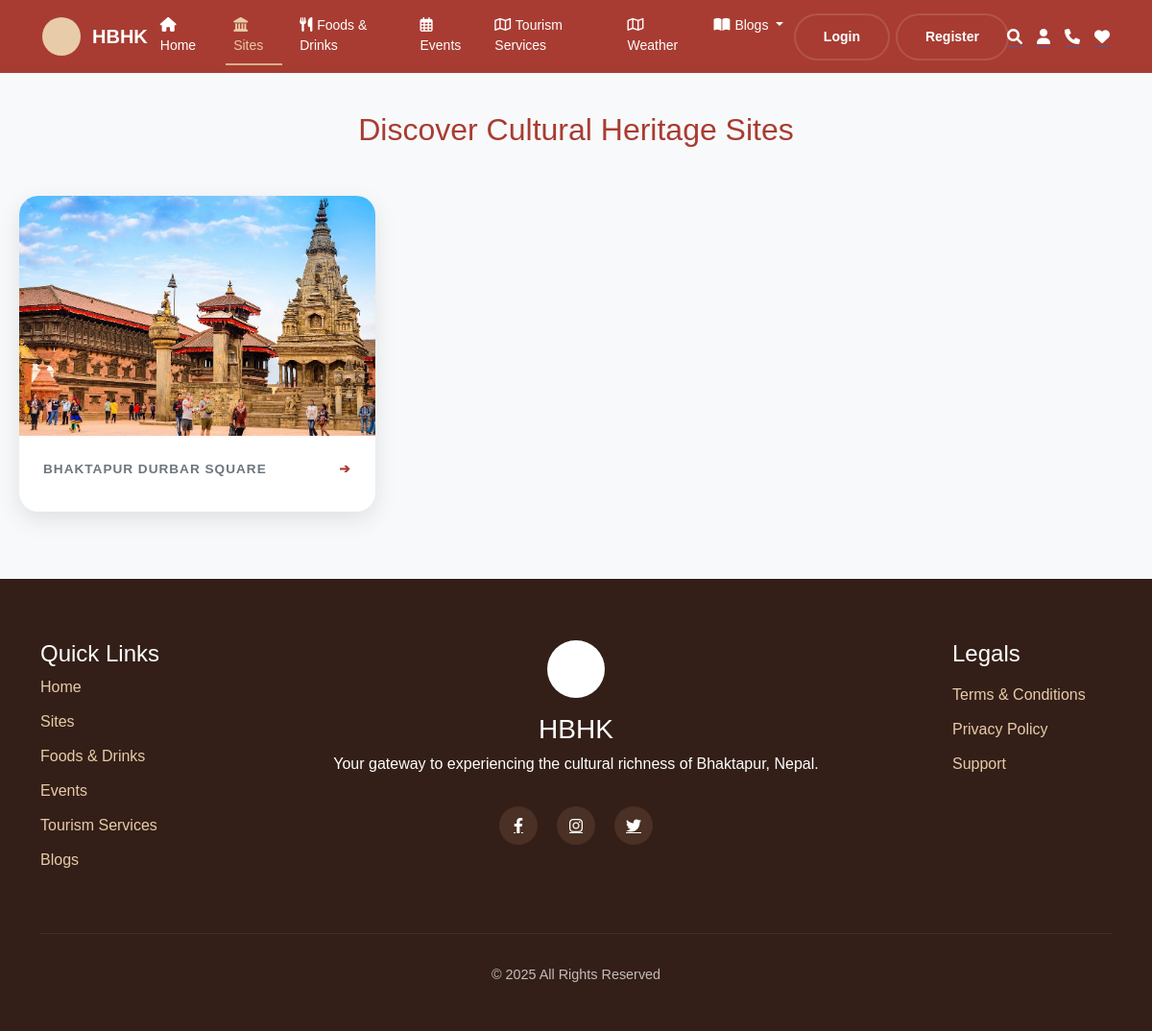
The app's page /sites/ with its own data.
### main/models.py (models this page shows, shortened)
class Sites(models.Model):
    name = models.CharField(max_length=100)
    photo1=models.ImageField(upload_to='img', blank=True, null=True)
    photo2=models.ImageField(upload_to='img', blank=True, null=True)
    photo3=models.ImageField(upload_to='img', blank=True, null=True)
    shortdescription=models.TextField(blank=True, null=True)
    description=models.TextField(blank=True, null=True)
    history=models.TextField(blank=True, null=True)
    cultural_significance=models.TextField(blank=True, null=True)

### main/views.py (the view)
# urls.py: path('sites/',listofsites,name='sites'),
def listofsites(request):
    sites=Sites.objects.all()
    return render(request,'sites/listofsites.html',{'sites':sites})

### main/templates/sites/listofsites.html (shortened to what this page needs)
{% extends "base.html" %} {% load static %} {% block content %}
<div class="container-custom">
  <h1 class="page-title">Discover Cultural Heritage Sites</h1>
  <div class="row">
    {% for site in sites %}
    <div class="col-lg-4 col-md-6">
      <div class="card destination-card">
        <div class="card-img-container">
          <img
            src="{{ site.photo1.url }}"
            class="card-img-top"
            alt="Budapest Parliament at sunset"
          />
        </div>
        <div class="card-body">
          <p class="country-label">
            {{site.name}}<a href="{% url 'site_detail' site.id %}"
              ><span class="arrow" style="color: #a83c32; float: right"
                >➔</span
              ></a
            >
          </p>
        </div>
      </div>
    </div>
    {% endfor %}
  </div>
</div>
{% endblock content %}

### main/static/css/home_styles.css (style rules this page uses)
* { margin: 0; padding: 0; box-sizing: border-box; }
body { font-family: "Segoe UI", Tahoma, Geneva, Verdana, sans-serif; background-color: #f5f3e9; color: #333; }

### main/templates/sites/listofsites.html (style rules this page uses)
body { font-family: "Arial", sans-serif; background-color: #f8f9fa; }
.destination-card { border: none; border-radius: 20px; overflow: hidden; box-shadow: 0 8px 25px rgba(0, 0, 0, 0.1); transition: transform 0.3s ease, box-shadow 0.3s ease; margin-bottom: 30px; background: white; }
.card-img-container { height: 250px; overflow: hidden; position: relative; }
.card-img-top { width: 100%; height: 100%; object-fit: cover; transition: transform 0.3s ease; }
.card-body { padding: 25px; }
.country-label { font-size: 0.85rem; font-weight: 600; text-transform: uppercase; letter-spacing: 1px; color: #6c757d; margin-bottom: 8px; }
.container-custom { max-width: 1200px; margin: 0 auto; padding: 40px 20px; }
.page-title { text-align: center; margin-bottom: 50px; color: #a83c32; font-weight: 400; font-size: 2rem; }

### records on screen
Sites: photo1 (picture), name "BHAKTAPUR DURBAR SQUARE"
